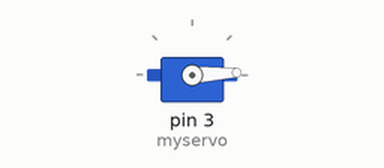
Simulated run of this sketch. Board: Arduino Uno, built with avr-gcc and run on an emulated ATmega328P. Shown: servo.

Above: at 0.05 s.
At 0.65 s:
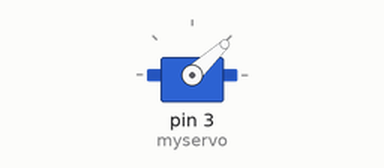
At 1.25 s:
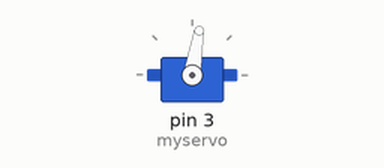
At 2.5 s:
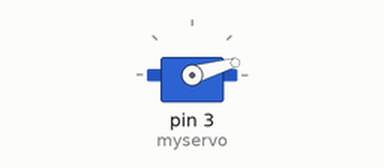
Timing chart, 0 to 6.3 s (numbered marks = the images above):
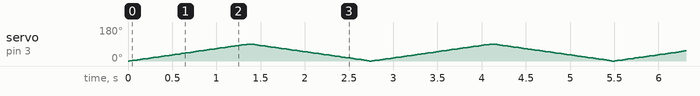

The sketch:

sketch_may27d.ino
```cpp
#include <Servo.h>

Servo myservo;  // create servo object to control a servo
// twelve servo objects can be created on most boards

int pos = 0;    // variable to store the servo position

void setup() {
  myservo.attach(3);  // attaches the servo on pin 9 to the servo object
}

void loop() {
  for (pos = 0; pos <= 90; pos += 1) { // goes from 0 degrees to 180 degrees
    // in steps of 1 degree
    myservo.write(pos);              // tell servo to go to position in variable 'pos'
    delay(15);                       // waits 15ms for the servo to reach the position
  }
  for (pos = 90; pos >= 0; pos -= 1) { // goes from 180 degrees to 0 degrees
    myservo.write(pos);              // tell servo to go to position in variable 'pos'
    delay(15);                       // waits 15ms for the servo to reach the position
  }
}
```
